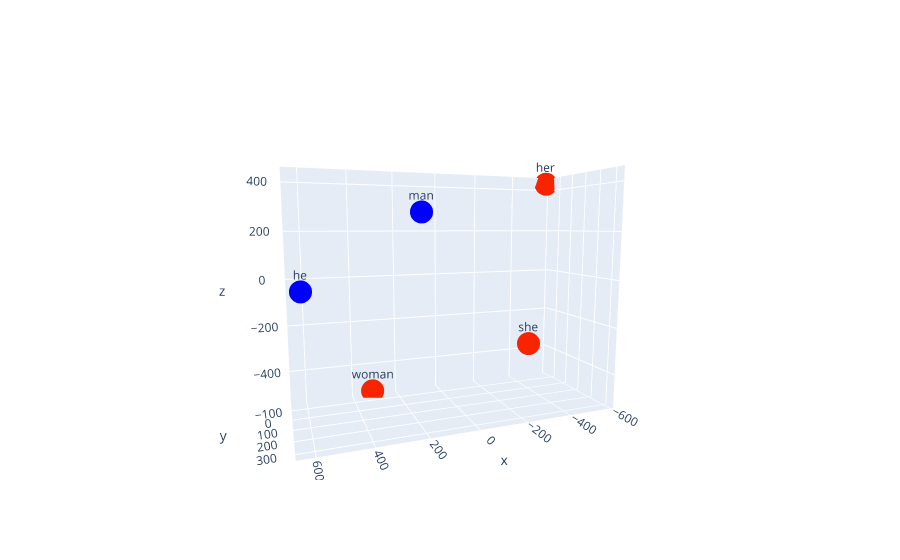

The code cell stored with this chart in its notebook:
### Code cell
tsne_model = TSNE(perplexity=40, n_components=3, init='pca', n_iter=2500, random_state=23)
new_values = tsne_model.fit_transform(vec_list)

x = []
y = []
z = []
for value in new_values:
    x.append(value[0])
    y.append(value[1])
    z.append(value[2])


colors = ['#0000ff','#0000ff']
for i in range(len(x)-2):
    colors.append('#f72400')
    
fig = go.Figure()

fig.add_trace(go.Scatter3d(
    x=x,
    y=y,
    z=z,
    mode="markers+text",
    text=label_list,
    marker=dict(color=colors)
))



fig.show()

### Figure 1 — Plotly figure (JSON) as saved in the notebook; plotly's stock layout.template omitted (floating-point values rounded to 4 significant figures)
{"data": [{"marker": {"color": ["#0000ff", "#0000ff", "#f72400", "#f72400", "#f72400"]}, "mode": "markers+text", "text": ["man", "he", "woman", "she", "her"], "type": "scatter3d", "x": [102.1, 627.3, 317.3, -395.9, -577.9], "y": [-67.92, 329.8, -141.1, 5.526, -170.1], "z": [282.9, 12.59, -514.9, -324.7, 431.0]}], "layout": {"autosize": true, "scene": {"aspectmode": "auto", "aspectratio": {"x": 1.454, "y": 0.603, "z": 1.141}, "camera": {"center": {"x": 0, "y": 0, "z": 0}, "eye": {"x": 0.7522, "y": 2.01, "z": 0.289}, "projection": {"type": "perspective"}, "up": {"x": 0, "y": 0, "z": 1}}}}}
